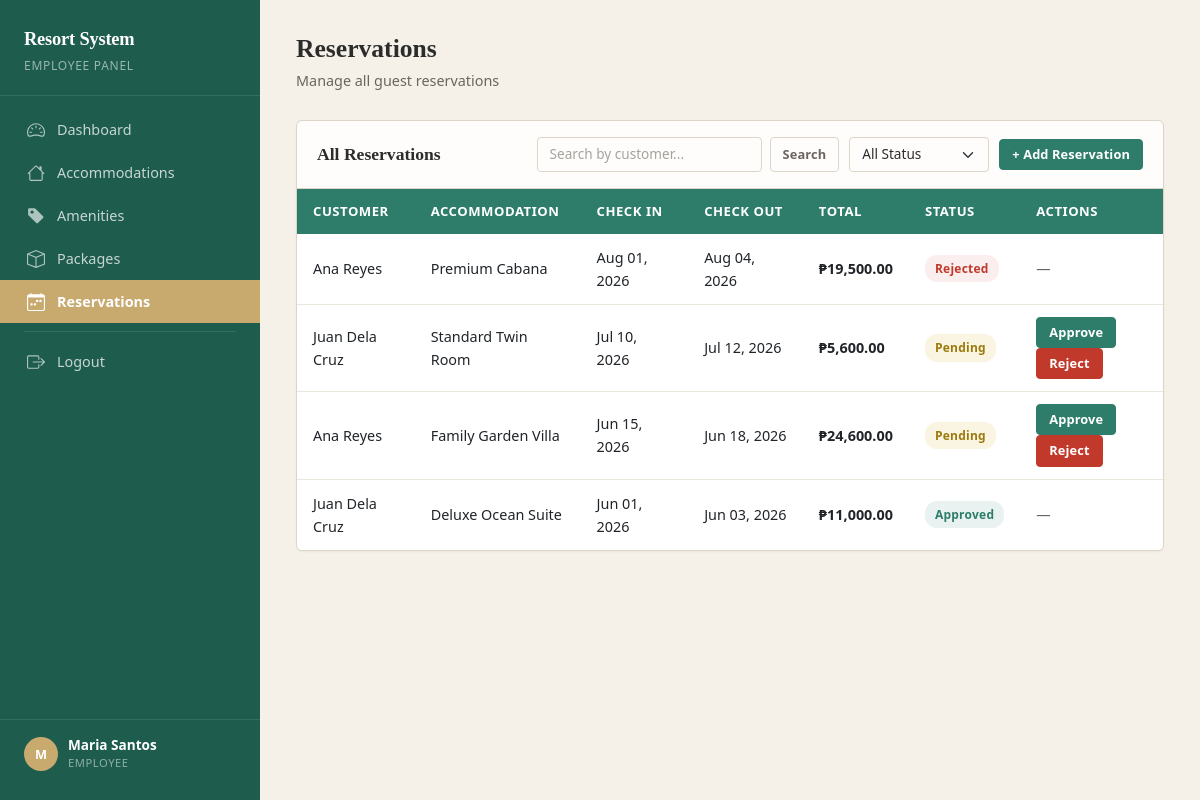
Page /employee/reservations.php (signed in) on the committed database.
### tables this page shows
CREATE TABLE `tbl_reservations` (
  `reservation_id` int(11) NOT NULL,
  `user_id` int(11) NOT NULL,
  `accommodation_id` int(11) NOT NULL,
  `check_in_date` date NOT NULL,
  `check_out_date` date NOT NULL,
  `total_price` decimal(10,2) NOT NULL,
  `reservation_status` enum('pending','approved','rejected','cancelled') NOT NULL DEFAULT 'pending'
);

CREATE TABLE `tbl_users` (
  `user_id` int(11) NOT NULL,
  `full_name` varchar(100) NOT NULL,
  `role` enum('admin','employee','customer') NOT NULL,
  `username` varchar(50) NOT NULL,
  `password` varchar(255) NOT NULL,
  `email` varchar(100) NOT NULL
);

CREATE TABLE `tbl_accommodations` (
  `accommodation_id` int(11) NOT NULL,
  `accommodation_name` varchar(100) NOT NULL,
  `description` text DEFAULT NULL,
  `capacity` int(11) NOT NULL,
  `price_per_night` decimal(10,2) NOT NULL,
  `availability_status` enum('available','unavailable') NOT NULL DEFAULT 'available',
  `image_url` varchar(255) DEFAULT NULL
);

### employee/reservations.php (the view, shortened to what this page needs)
<?php
require_once 'includes/header.php';
require_once '../db.php';
$search = $_GET['search'] ?? '';
$sql = "SELECT r.*, u.full_name, a.accommodation_name FROM tbl_reservations r JOIN tbl_users u ON r.user_id = u.user_id JOIN tbl_accommodations a ON r.accommodation_id = a.accommodation_id WHERE 1=1";
$sql .= " ORDER BY r.check_in_date DESC";
$result = mysqli_query($conn, $sql);
?>
<?php include 'includes/sidebar.php'; ?>
<div class="main-content">
    <div class="page-header"><h1>Reservations</h1><p>Manage all guest reservations</p></div>
    <div class="table-card">
        <div class="table-header">
            <h2>All Reservations</h2>
            <div class="table-actions">
                <form method="GET" class="search-form">
                    <input type="text" name="search" class="form-control" placeholder="Search by customer..." value="<?= htmlspecialchars($search) ?>">
                    <button type="submit" class="btn btn-outline-secondary btn-sm">Search</button>
                </form>
                <form method="GET" class="d-inline">
                    <select name="status" class="form-select filter-select" onchange="this.form.submit()">
                        <option value="">All Status</option>
                    </select>
                </form>
                <a href="add_reservation.php" class="btn btn-primary btn-sm">+ Add Reservation</a>
            </div>
        </div>
        <div class="table-responsive">
            <table class="table table-hover">
                <thead><tr><th>Customer</th><th>Accommodation</th><th>Check In</th><th>Check Out</th><th>Total</th><th>Status</th><th>Actions</th></tr></thead>
                <tbody>
                    <?php if (mysqli_num_rows($result) > 0): while ($row = mysqli_fetch_assoc($result)): ?>
                    <tr>
                        <td><?= htmlspecialchars($row['full_name']) ?></td>
                        <td><?= htmlspecialchars($row['accommodation_name']) ?></td>
                        <td><?= date('M d, Y', strtotime($row['check_in_date'])) ?></td>
                        <td><?= date('M d, Y', strtotime($row['check_out_date'])) ?></td>
                        <td class="price">₱<?= number_format($row['total_price'], 2) ?></td>
                        <td><span class="badge-status <?= $row['reservation_status'] ?>"><?= ucfirst($row['reservation_status']) ?></span></td>
                        <td>
                            <?php if ($row['reservation_status'] == 'pending'): ?>
                                <a href="reservations.php?approve=<?= $row['reservation_id'] ?>" class="btn btn-success btn-sm" onclick="return confirm('Approve this reservation?')">Approve</a>
                                <a href="reservations.php?reject=<?= $row['reservation_id'] ?>" class="btn btn-danger btn-sm" onclick="return confirm('Reject this reservation?')">Reject</a>
                            <?php else: ?>
                                <span class="text-muted">—</span>
                            <?php endif; ?>
                        </td>
                    </tr>
                    <?php endwhile; else: ?>
                    <tr><td colspan="7"><div class="empty-state"><h3>No reservations found</h3><p>Reservations will appear here once guests start booking.</p></div></td></tr>
                    <?php endif; ?>
                </tbody>
            </table>
        </div>
    </div>
</div>
</body>
</html>

### assets/css/style.css (style rules this page uses)
:root { --color-primary: #2E7D6B; --color-primary-hover: #256858; --color-primary-active: #1E5C4E; --color-sidebar: #1E5C4E; --color-sidebar-hover: #17493e; --color-accent: #C8A96E; --color-accent-hover: #b8993e; --color-surface: #F5F0E8; --color-white: #FEFDFB; --color-text: #2C2C2C; --color-text-muted: #6B6560; --color-border: #DDD5C8; --color-border-light: #EBE6DE; --color-danger: #C0392B; --color-danger-hover: #A93226; --color-warning: #D4A017; --color-warning-hover: #B8860B; --color-success: #2E7D6B; --color-info: #5B8FA8; --sidebar-width: 260px; --header-height: 0px; --radius-sm: 4px; --radius-md: 6px; --radius-lg: 8px; --shadow-sm: 0 1px 2px rgba(44, 44, 44, 0.06); --shadow-md: 0 2px 8px rgba(44, 44, 44, 0.08); --shadow-lg: 0 4px 16px rgba(44, 44, 44, 0.10); --transition-fast: 150ms ease-out; --transition-normal: 200ms ease-out; }
*, *::before, *::after { box-sizing: border-box; }
body { font-family: system-ui, -apple-system, "Segoe UI", sans-serif; background-color: var(--color-surface); color: var(--color-text); margin: 0; padding: 0; line-height: 1.6; -webkit-font-smoothing: antialiased; }
h1, h2, h3, h4, h5, h6 { font-family: Georgia, "Times New Roman", serif; font-weight: 700; color: var(--color-text); margin-top: 0; line-height: 1.3; }
a { color: var(--color-primary); text-decoration: none; transition: color var(--transition-fast); }
.main-content { margin-left: var(--sidebar-width); padding: 32px 36px; min-height: 100vh; }
.page-header { margin-bottom: 28px; }
.page-header h1 { font-size: 1.6rem; margin-bottom: 4px; }
.page-header p { color: var(--color-text-muted); margin: 0; font-size: 0.9rem; }
.table-card { background: var(--color-white); border: 1px solid var(--color-border); border-radius: var(--radius-md); box-shadow: var(--shadow-sm); overflow: hidden; }
.table-card .table-header { padding: 16px 20px; display: flex; align-items: center; justify-content: space-between; gap: 16px; flex-wrap: wrap; border-bottom: 1px solid var(--color-border); }
.table-card .table-header h2 { font-size: 1.1rem; margin: 0; font-family: Georgia, serif; }
.table-card .table-actions { display: flex; align-items: center; gap: 10px; flex-wrap: wrap; }
.table { margin-bottom: 0; }
.table thead th { background-color: var(--color-primary); color: #fff; font-weight: 600; font-size: 0.82rem; text-transform: uppercase; letter-spacing: 0.04em; padding: 12px 16px; border: none; white-space: nowrap; }
.table tbody td { padding: 12px 16px; vertical-align: middle; border-bottom: 1px solid var(--color-border-light); font-size: 0.9rem; }
.table tbody tr { transition: background-color var(--transition-fast); }
.table tbody tr:last-child td { border-bottom: none; }
.btn { font-weight: 600; font-size: 0.85rem; padding: 7px 16px; border-radius: var(--radius-sm); transition: all var(--transition-fast); letter-spacing: 0.01em; }
.btn-primary { background-color: var(--color-primary); border-color: var(--color-primary); color: #fff; }
.btn-danger { background-color: var(--color-danger); border-color: var(--color-danger); color: #fff; }
.btn-success { background-color: var(--color-primary); border-color: var(--color-primary); color: #fff; }
.btn-outline-secondary { border-color: var(--color-border); color: var(--color-text-muted); }
.btn-sm { padding: 5px 12px; font-size: 0.8rem; }
.form-control, .form-select { border: 1px solid var(--color-border); border-radius: var(--radius-sm); font-size: 0.9rem; padding: 8px 12px; transition: border-color var(--transition-fast), box-shadow var(--transition-fast); background-color: var(--color-white); color: var(--color-text); }
.form-control::placeholder { color: var(--color-text-muted); opacity: 0.6; }
.search-form { display: flex; gap: 8px; }
.search-form .form-control { min-width: 200px; font-size: 0.85rem; padding: 6px 12px; }
.filter-select { min-width: 140px; font-size: 0.85rem; padding: 6px 12px; }
.badge-status { display: inline-block; padding: 4px 10px; border-radius: 12px; font-size: 0.75rem; font-weight: 600; text-transform: capitalize; letter-spacing: 0.02em; }
.badge-status.pending { background: rgba(212, 160, 23, 0.12); color: #9A7B0A; }
.badge-status.approved { background: rgba(46, 125, 107, 0.1); color: var(--color-primary); }
.badge-status.rejected { background: rgba(192, 57, 43, 0.08); color: var(--color-danger); }
.price { font-weight: 600; color: var(--color-primary); }
.text-muted { color: var(--color-text-muted) !important; }

### rows in the picture
tbl_reservations: user.full_name "Ana Reyes", accommodation.accommodation_name "Premium Cabana", check_in_date "Aug 01, 2026", check_out_date "Aug 04, 2026", total_price "19,500.00", reservation_status "Rejected"
tbl_reservations: user.full_name "Juan Dela Cruz", accommodation.accommodation_name "Standard Twin Room", check_in_date "Jul 10, 2026", check_out_date "Jul 12, 2026", total_price "5,600.00", reservation_status "Pending"
tbl_reservations: user.full_name "Ana Reyes", accommodation.accommodation_name "Family Garden Villa", check_in_date "Jun 15, 2026", check_out_date "Jun 18, 2026", total_price "24,600.00", reservation_status "Pending"
tbl_reservations: user.full_name "Juan Dela Cruz", accommodation.accommodation_name "Deluxe Ocean Suite", check_in_date "Jun 01, 2026", check_out_date "Jun 03, 2026", total_price "11,000.00", reservation_status "Approved"

### other values in the picture
substr($_SESSION['full_name'], 0, 1) "M"
$_SESSION['full_name'] "Maria Santos"
$_SESSION['role'] "EMPLOYEE"
